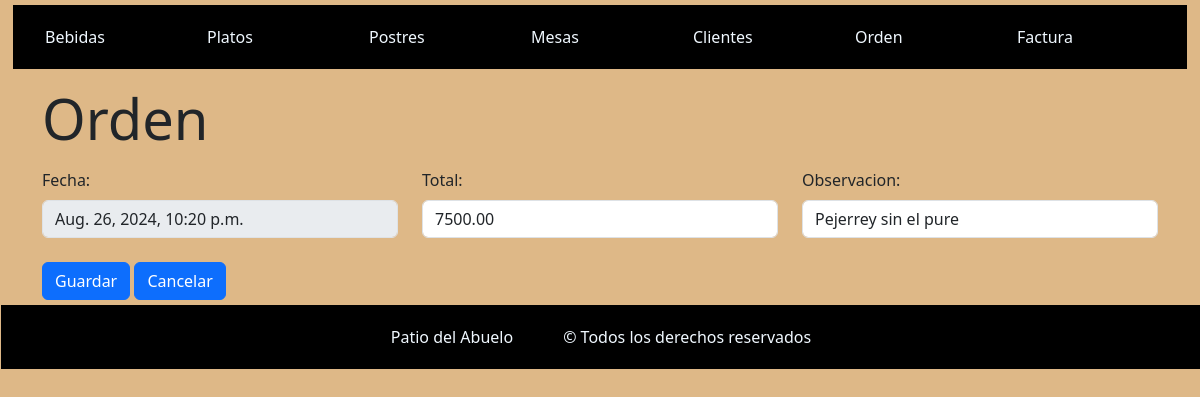
Before: /ordenes/ordenModif/1/ with the older database file.
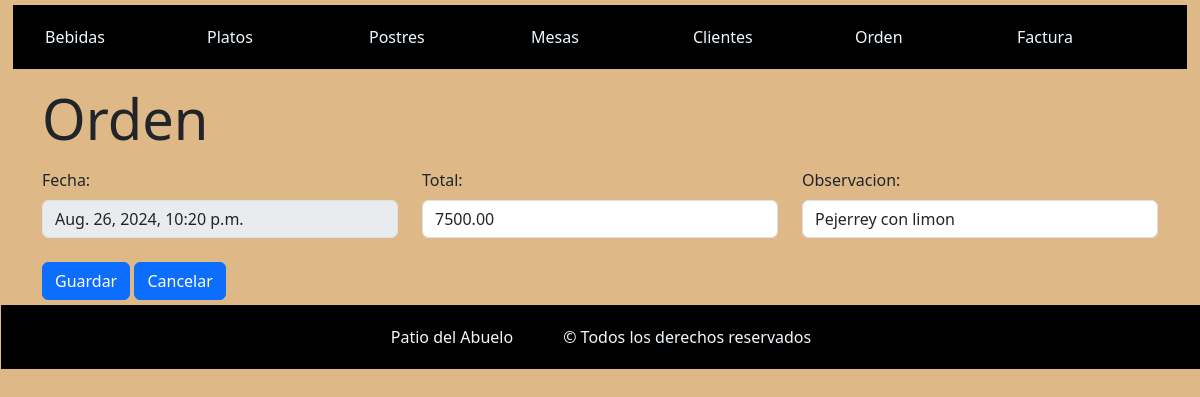
After: the same page with the newer database file.
### miAplicacion/models.py (models this page shows, shortened)
class Orden(models.Model):
    total = models.DecimalField(max_digits=15, decimal_places=2)
    observacion = models.TextField(null=True, blank=True)
    fecha = models.DateTimeField(auto_now_add=True)
    id_mesa = models.ForeignKey(Mesa, on_delete=models.CASCADE)
    id_plato = models.ManyToManyField(Plato, through="PlatoOrden")
    id_postre = models.ManyToManyField(Postre, through="PostreOrden")
    id_bebida = models.ManyToManyField(Bebida, through="BebidaOrden")

### miAplicacion/views.py (the view, shortened to what this page needs)
# urls.py: path("ordenes/ordenModif/<int:pk>/", views.ordenModificar, name="ordenModificar"),
def ordenModificar(request, pk):
    orden = Orden.objects.get(id=pk)
    return render(request, "formularioOrdenes.html", {'orden': orden})

### patioAbuelo/templates/formularioOrdenes.html (shortened to what this page needs)
{% extends "base.html" %}
{% block content %}
    <div class="container">
        <h3 class="display-4 my-3">Orden</h3>
        <form method="post" class="row">
            <div class="col-4">
                <label for="fecha" class="form-label">Fecha:</label>
                <input type="text" placeholder="{{ orden.fecha}}" class="form-control" id="fecha" name="fecha" value="{{ orden.fecha }}" disabled><br>
            </div>
            <div class="col-4">
                <label for="total" class="form-label">Total:</label>
                <input type="number" class="form-control" id="total" name="total" value="{{ orden.total }}" required><br>
            </div>
            <div class="col-4">
                <label for="observacion" class="form-label">Observacion:</label>
                <input type="text" class="form-control" id="observacion" name="observacion" value="{{ orden.observacion }}" required><br>
            </div>
            <div class="col">
                <button type="submit" class="btn btn-primary">Guardar</button>
                <button class="btn btn-primary"><a href={% url "listaOrdenes" %} class="text-decoration-none text-white">Cancelar</a></button>
            </div>
        </form>
    </div>
{% endblock %}

Changed rows visible on the page:
changed Orden: observacion "Pejerrey sin el pure" → "Pejerrey con limon"
